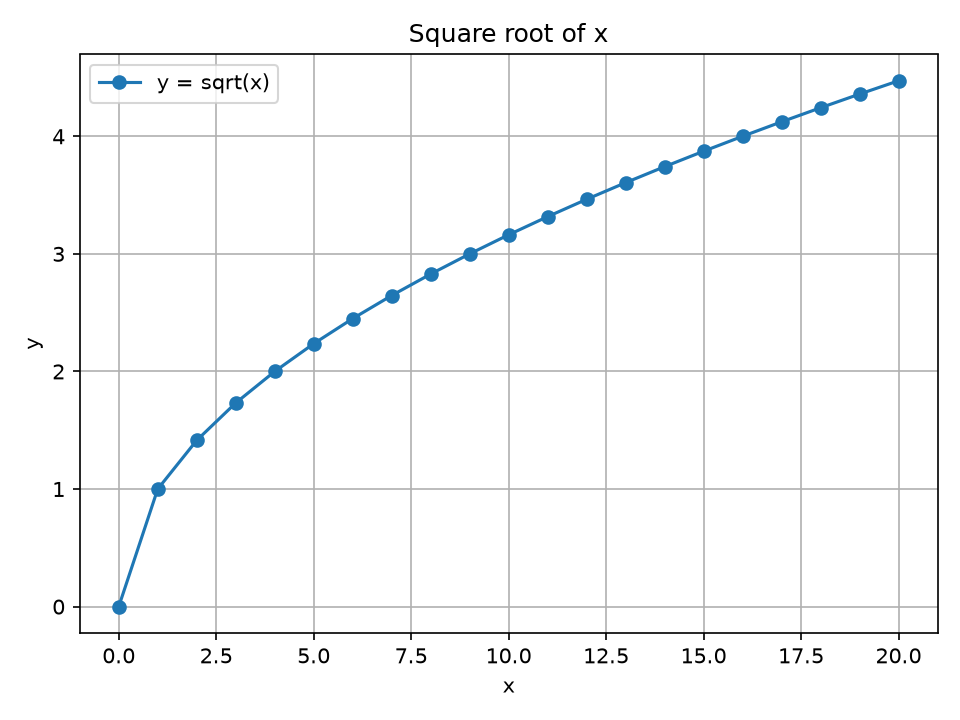

Recreate this plot in Python.
import sys

import matplotlib.pyplot as plt
import numpy as np


def create_graph(csv_path="graph.csv", output_path="graph.png"):
    data = np.genfromtxt(csv_path, delimiter=",", names=True, dtype=float)
    if data.dtype.names is None or not {"x", "y"}.issubset(data.dtype.names):
        raise ValueError("The CSV file must contain columns named x and y.")
    if data.size < 20:
        raise ValueError("The CSV file must contain at least 20 data rows.")

    figure, axes = plt.subplots()
    axes.plot(data["x"], data["y"], marker="o", label="y = sqrt(x)")
    axes.set_xlabel("x")
    axes.set_ylabel("y")
    axes.set_title("Square root of x")
    axes.grid(True)
    axes.legend()
    figure.tight_layout()
    figure.savefig(output_path, dpi=150)
    plt.close(figure)
    print(f"Graph saved to {output_path}")


def main(args):
    if len(args) > 2:
        raise SystemExit("Usage: python graph.py [csv_path] [output_path]")
    create_graph(*args)


if __name__ == "__main__":
    main(sys.argv[1:])
